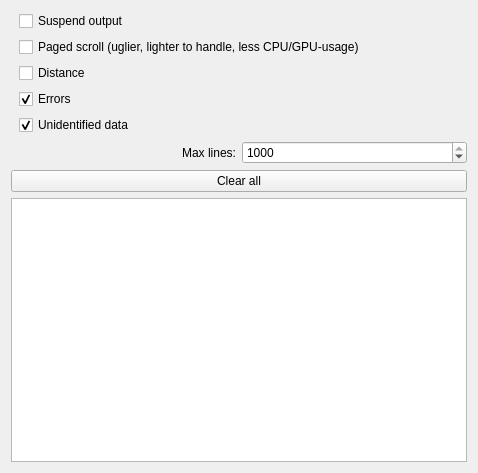
<?xml version="1.0" encoding="UTF-8"?>
<ui version="4.0">
 <class>LaserRangeFinder20HzV2MessageMonitorForm</class>
 <widget class="QWidget" name="LaserRangeFinder20HzV2MessageMonitorForm">
  <property name="geometry">
   <rect>
    <x>0</x>
    <y>0</y>
    <width>478</width>
    <height>473</height>
   </rect>
  </property>
  <property name="sizePolicy">
   <sizepolicy hsizetype="Expanding" vsizetype="Expanding">
    <horstretch>1</horstretch>
    <verstretch>1</verstretch>
   </sizepolicy>
  </property>
  <property name="windowTitle">
   <string>Form</string>
  </property>
  <layout class="QGridLayout" name="gridLayout">
   <item row="0" column="0">
    <layout class="QVBoxLayout" name="verticalLayout_Main">
     <item>
      <layout class="QVBoxLayout" name="verticalLayout_CheckBoxes">
       <property name="leftMargin">
        <number>8</number>
       </property>
       <item>
        <widget class="QCheckBox" name="checkBox_SuspendOutput">
         <property name="text">
          <string>Suspend output</string>
         </property>
        </widget>
       </item>
       <item>
        <widget class="QCheckBox" name="checkBox_PagedScroll">
         <property name="text">
          <string>Paged scroll (uglier, lighter to handle, less CPU/GPU-usage)</string>
         </property>
         <property name="checked">
          <bool>false</bool>
         </property>
        </widget>
       </item>
       <item>
        <widget class="QCheckBox" name="checkBox_Distance">
         <property name="text">
          <string>Distance</string>
         </property>
        </widget>
       </item>
       <item>
        <widget class="QCheckBox" name="checkBox_Errors">
         <property name="text">
          <string>Errors</string>
         </property>
         <property name="checked">
          <bool>true</bool>
         </property>
        </widget>
       </item>
       <item>
        <widget class="QCheckBox" name="checkBox_UnidentifiedData">
         <property name="text">
          <string>Unidentified data</string>
         </property>
         <property name="checked">
          <bool>true</bool>
         </property>
        </widget>
       </item>
      </layout>
     </item>
     <item>
      <layout class="QVBoxLayout" name="verticalLayout_CenterControls">
       <item>
        <layout class="QHBoxLayout" name="horizontalLayout_MaxLines">
         <item>
          <widget class="QLabel" name="label_MaxLines">
           <property name="text">
            <string>Max lines:</string>
           </property>
           <property name="alignment">
            <set>Qt::AlignRight|Qt::AlignTrailing|Qt::AlignVCenter</set>
           </property>
          </widget>
         </item>
         <item>
          <widget class="QSpinBox" name="spinBox_MaxLines">
           <property name="minimum">
            <number>10</number>
           </property>
           <property name="maximum">
            <number>1000</number>
           </property>
           <property name="singleStep">
            <number>10</number>
           </property>
           <property name="value">
            <number>1000</number>
           </property>
          </widget>
         </item>
        </layout>
       </item>
       <item>
        <widget class="QPushButton" name="pushButton_ClearAll">
         <property name="text">
          <string>Clear all</string>
         </property>
        </widget>
       </item>
      </layout>
     </item>
     <item>
      <widget class="QPlainTextEdit" name="plainTextEdit_Output"/>
     </item>
    </layout>
   </item>
  </layout>
 </widget>
 <resources/>
 <connections/>
</ui>
